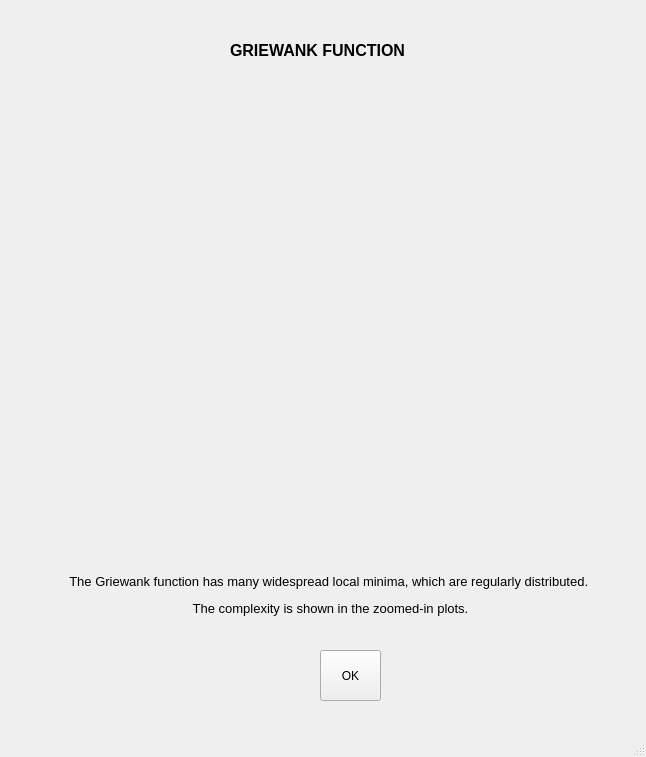
<?xml version="1.0" encoding="UTF-8"?>
<ui version="4.0">
 <class>MainWindow</class>
 <widget class="QMainWindow" name="MainWindow">
  <property name="geometry">
   <rect>
    <x>0</x>
    <y>0</y>
    <width>646</width>
    <height>757</height>
   </rect>
  </property>
  <property name="windowTitle">
   <string>MainWindow</string>
  </property>
  <widget class="QWidget" name="centralwidget">
   <widget class="QPushButton" name="okButton">
    <property name="geometry">
     <rect>
      <x>320</x>
      <y>650</y>
      <width>61</width>
      <height>51</height>
     </rect>
    </property>
    <property name="text">
     <string>OK</string>
    </property>
   </widget>
   <widget class="QLabel" name="label">
    <property name="geometry">
     <rect>
      <x>230</x>
      <y>40</y>
      <width>211</width>
      <height>21</height>
     </rect>
    </property>
    <property name="font">
     <font>
      <pointsize>12</pointsize>
      <weight>75</weight>
      <bold>true</bold>
     </font>
    </property>
    <property name="text">
     <string>GRIEWANK FUNCTION</string>
    </property>
   </widget>
   <widget class="QLabel" name="label_2">
    <property name="geometry">
     <rect>
      <x>60</x>
      <y>80</y>
      <width>541</width>
      <height>451</height>
     </rect>
    </property>
    <property name="text">
     <string/>
    </property>
    <property name="pixmap">
     <pixmap>images/griewank.png</pixmap>
    </property>
    <property name="scaledContents">
     <bool>true</bool>
    </property>
   </widget>
   <widget class="QLabel" name="label_4">
    <property name="geometry">
     <rect>
      <x>50</x>
      <y>530</y>
      <width>561</width>
      <height>131</height>
     </rect>
    </property>
    <property name="font">
     <font>
      <pointsize>10</pointsize>
     </font>
    </property>
    <property name="text">
     <string>&lt;html&gt;&lt;head/&gt;&lt;body&gt;&lt;p align=&quot;center&quot;&gt;The Griewank function has many widespread local minima, which are regularly distributed. &lt;/p&gt;&lt;p align=&quot;center&quot;&gt;The complexity is shown in the zoomed-in plots.&lt;/p&gt;&lt;/body&gt;&lt;/html&gt;</string>
    </property>
   </widget>
  </widget>
  <widget class="QMenuBar" name="menubar">
   <property name="geometry">
    <rect>
     <x>0</x>
     <y>0</y>
     <width>646</width>
     <height>21</height>
    </rect>
   </property>
  </widget>
  <widget class="QStatusBar" name="statusbar"/>
 </widget>
 <resources>
  <include location="ImageResources.qrc"/>
 </resources>
 <connections/>
</ui>
